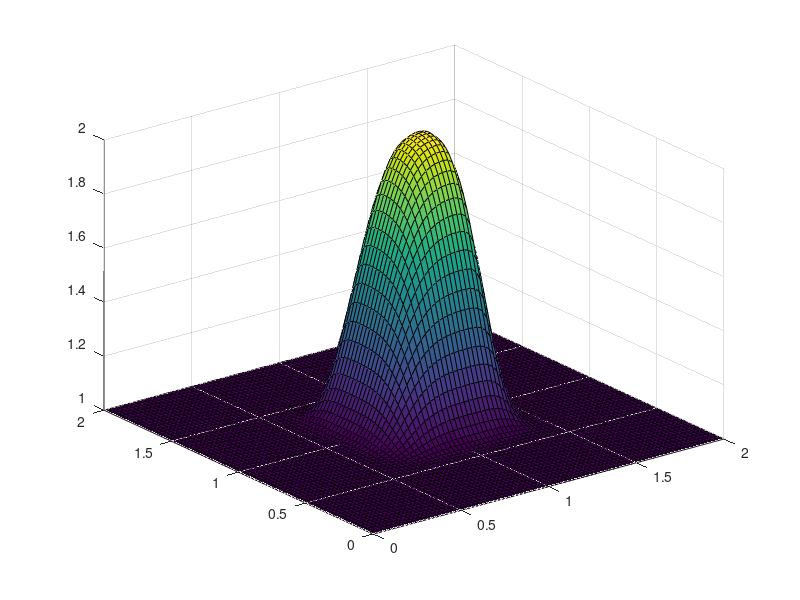

Recreate this plot in MATLAB.
%% -------------- Step six Lorena A. Barba - CFD ---------------------- %%


clear
clc
close all

% Initialization
nx = 81;                                    % Number of x grid points
ny = 81;                                    % Number of y grid points
nt = 50;                                    % Time
x_lower = 0;                                % x lower boundary
x_upper = 2;                                % x upper boundary
y_lower = 0;                                % y lower boundary
y_upper = 2;                                % y upper boundary
dx = (x_upper-x_lower)/(nx-1);              % x step size
dy = (y_upper-y_lower)/(ny-1);              % y step size
sigma = 0.2;                                % stabilty constant
dt = sigma*dx;                              % time step size

% Grid Generation
x = linspace(x_lower,x_upper,nx);           % x grid points
y = linspace(y_lower,y_upper,ny);           % y grid points
[X,Y] = meshgrid(x,y);                      % grid space


% Initial Conditions
u = ones(nx,ny);
v = ones(nx,ny);
for i = 1:nx
    for j = 1:ny
        if x(i) >= 0.5 && x(i) <= 1
            if y(j) >= 0.5 && y(j) <= 1
                u(i,j) = 2;
                v(i,j) = 2;
            end
        end
    end
end


% Main Loop
for t = 1:nt
    un = u;
    vn = v;
    for i = 2:nx
        for j = 2:ny
            u(i,j) = un(i,j)-un(i,j)*(dt/dx)*(un(i,j)-un(i-1,j))-vn(i,j)*(dt/dy)*(un(i,j)-un(i,j-1));
            v(i,j) = vn(i,j)-un(i,j)*(dt/dx)*(vn(i,j)-vn(i-1,j))-vn(i,j)*(dt/dy)*(vn(i,j)-vn(i,j-1));
        end
    end
    pause(0.1)
    surf(X,Y,v(:,:))
end
